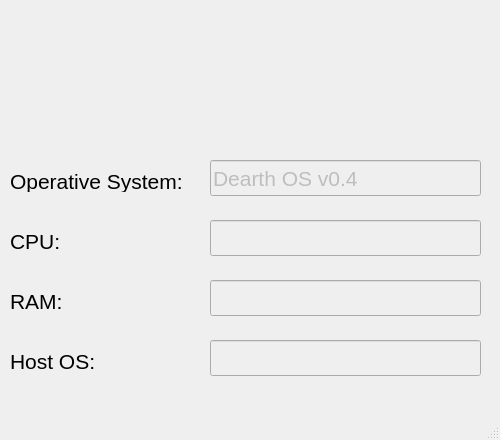
<?xml version="1.0" encoding="UTF-8"?>
<ui version="4.0">
 <class>SystemWindow</class>
 <widget class="QMainWindow" name="SystemWindow">
  <property name="geometry">
   <rect>
    <x>0</x>
    <y>0</y>
    <width>500</width>
    <height>440</height>
   </rect>
  </property>
  <property name="minimumSize">
   <size>
    <width>500</width>
    <height>440</height>
   </size>
  </property>
  <property name="maximumSize">
   <size>
    <width>500</width>
    <height>440</height>
   </size>
  </property>
  <property name="windowTitle">
   <string>System Information</string>
  </property>
  <property name="windowIcon">
   <iconset resource="Resources.qrc">
    <normaloff>:/Main/img/computer.png</normaloff>:/Main/img/computer.png</iconset>
  </property>
  <widget class="QWidget" name="centralwidget">
   <widget class="QLabel" name="OSL">
    <property name="geometry">
     <rect>
      <x>10</x>
      <y>170</y>
      <width>191</width>
      <height>22</height>
     </rect>
    </property>
    <property name="font">
     <font>
      <pointsize>16</pointsize>
     </font>
    </property>
    <property name="text">
     <string>Operative System:</string>
    </property>
   </widget>
   <widget class="QLineEdit" name="OS">
    <property name="enabled">
     <bool>false</bool>
    </property>
    <property name="geometry">
     <rect>
      <x>210</x>
      <y>160</y>
      <width>271</width>
      <height>36</height>
     </rect>
    </property>
    <property name="font">
     <font>
      <pointsize>16</pointsize>
     </font>
    </property>
    <property name="text">
     <string>Dearth OS v0.4</string>
    </property>
   </widget>
   <widget class="QLineEdit" name="CPU">
    <property name="enabled">
     <bool>false</bool>
    </property>
    <property name="geometry">
     <rect>
      <x>210</x>
      <y>220</y>
      <width>271</width>
      <height>36</height>
     </rect>
    </property>
    <property name="font">
     <font>
      <pointsize>16</pointsize>
     </font>
    </property>
    <property name="text">
     <string/>
    </property>
   </widget>
   <widget class="QLabel" name="CPUL">
    <property name="geometry">
     <rect>
      <x>10</x>
      <y>230</y>
      <width>191</width>
      <height>22</height>
     </rect>
    </property>
    <property name="font">
     <font>
      <pointsize>16</pointsize>
     </font>
    </property>
    <property name="text">
     <string>CPU:</string>
    </property>
   </widget>
   <widget class="QLineEdit" name="RAM">
    <property name="enabled">
     <bool>false</bool>
    </property>
    <property name="geometry">
     <rect>
      <x>210</x>
      <y>280</y>
      <width>271</width>
      <height>36</height>
     </rect>
    </property>
    <property name="font">
     <font>
      <pointsize>16</pointsize>
     </font>
    </property>
    <property name="text">
     <string/>
    </property>
   </widget>
   <widget class="QLabel" name="RAML">
    <property name="geometry">
     <rect>
      <x>10</x>
      <y>290</y>
      <width>191</width>
      <height>22</height>
     </rect>
    </property>
    <property name="font">
     <font>
      <pointsize>16</pointsize>
     </font>
    </property>
    <property name="text">
     <string>RAM:</string>
    </property>
   </widget>
   <widget class="QLabel" name="hostL">
    <property name="geometry">
     <rect>
      <x>10</x>
      <y>350</y>
      <width>191</width>
      <height>22</height>
     </rect>
    </property>
    <property name="font">
     <font>
      <pointsize>16</pointsize>
     </font>
    </property>
    <property name="text">
     <string>Host OS:</string>
    </property>
   </widget>
   <widget class="QLineEdit" name="host">
    <property name="enabled">
     <bool>false</bool>
    </property>
    <property name="geometry">
     <rect>
      <x>210</x>
      <y>340</y>
      <width>271</width>
      <height>36</height>
     </rect>
    </property>
    <property name="font">
     <font>
      <pointsize>16</pointsize>
     </font>
    </property>
    <property name="text">
     <string/>
    </property>
   </widget>
   <widget class="QLabel" name="logo">
    <property name="geometry">
     <rect>
      <x>150</x>
      <y>0</y>
      <width>181</width>
      <height>151</height>
     </rect>
    </property>
    <property name="text">
     <string/>
    </property>
    <property name="pixmap">
     <pixmap resource="Resources.qrc">:/Main/img/dearth-logo.png</pixmap>
    </property>
    <property name="scaledContents">
     <bool>true</bool>
    </property>
   </widget>
  </widget>
  <widget class="QStatusBar" name="statusbar"/>
  <widget class="QMenuBar" name="menubar">
   <property name="geometry">
    <rect>
     <x>0</x>
     <y>0</y>
     <width>500</width>
     <height>34</height>
    </rect>
   </property>
  </widget>
 </widget>
 <resources>
  <include location="Resources.qrc"/>
 </resources>
 <connections/>
</ui>
